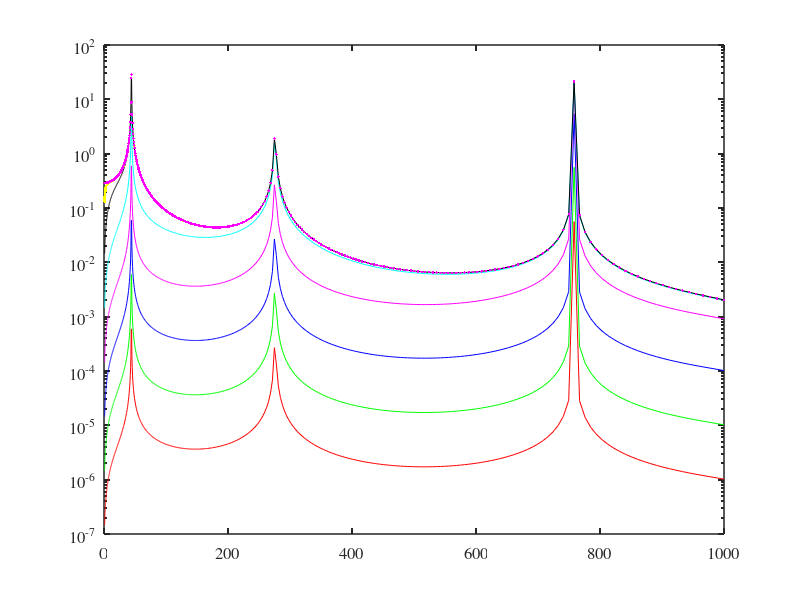

MATLAB code for this plot:
clc;clear;
% frlist = logspace(0,2,400);
frlist = logspace(0,3,600);
wlist  = 2*pi*frlist;
xib  = 0.1e-3;

% results0 = load('bm_ext_base_laml_0p5_Rl_1e0', 'Vplist'); 
% Vplist0 = results0.Vplist;
% results1 = load('bm_ext_base_laml_0p5_Rl_1e1', 'Vplist'); 
% Vplist1 = results1.Vplist;
% results2 = load('bm_ext_base_laml_0p5_Rl_1e2', 'Vplist'); 
% Vplist2 = results2.Vplist;
% results3 = load('bm_ext_base_laml_0p5_Rl_1e3', 'Vplist'); 
% Vplist3 = results3.Vplist;
% results4 = load('bm_ext_base_laml_0p5_Rl_1e4', 'Vplist'); 
% Vplist4 = results4.Vplist;
% results5 = load('bm_ext_base_laml_0p5_Rl_1e5', 'Vplist'); 
% Vplist5 = results5.Vplist;

results0 = load('bm_ext_base_laml_0p1_Rl_1e0', 'Vplist'); 
Vplist0 = results0.Vplist;
results1 = load('bm_ext_base_laml_0p1_Rl_1e1', 'Vplist'); 
Vplist1 = results1.Vplist;
results2 = load('bm_ext_base_laml_0p1_Rl_1e2', 'Vplist'); 
Vplist2 = results2.Vplist;
results3 = load('bm_ext_base_laml_0p1_Rl_1e3', 'Vplist'); 
Vplist3 = results3.Vplist;
results4 = load('bm_ext_base_laml_0p1_Rl_1e4', 'Vplist'); 
Vplist4 = results4.Vplist;
results5 = load('bm_ext_base_laml_0p1_Rl_1e5', 'Vplist'); 
Vplist5 = results5.Vplist;
results6 = load('bm_ext_base_laml_0p1_Rl_1e6', 'Vplist'); 
Vplist6 = results6.Vplist;
results7 = load('bm_ext_base_laml_0p1_Rl_1e7', 'Vplist'); 
Vplist7 = results7.Vplist;

figure(1)
% semilogy(frlist, abs(Vplist0)./wlist./wlist/xib, 'r'); hold on
% semilogy(frlist, abs(Vplist1)./wlist./wlist/xib, 'g'); 
% semilogy(frlist, abs(Vplist2)./wlist./wlist/xib, 'b'); 
% semilogy(frlist, abs(Vplist3)./wlist./wlist/xib, 'm'); 
% semilogy(frlist, abs(Vplist4)./wlist./wlist/xib, 'c'); 
% semilogy(frlist, abs(Vplist5)./wlist./wlist/xib, 'k'); 

semilogy(frlist, abs(Vplist0)./wlist./wlist/xib, 'r'); hold on
semilogy(frlist, abs(Vplist1)./wlist./wlist/xib, 'g'); 
semilogy(frlist, abs(Vplist2)./wlist./wlist/xib, 'b'); 
semilogy(frlist, abs(Vplist3)./wlist./wlist/xib, 'm'); 
semilogy(frlist, abs(Vplist4)./wlist./wlist/xib, 'c'); 
semilogy(frlist, abs(Vplist5)./wlist./wlist/xib, 'k'); 
semilogy(frlist, abs(Vplist6)./wlist./wlist/xib, 'y.'); 
semilogy(frlist, abs(Vplist7)./wlist./wlist/xib, 'm.'); 
% grid on
set(gca, 'linewidth', 1.1, 'fontsize', 12, 'fontname', 'times')
set(gcf, 'color', 'w')






% figure(2)
% plot(frlist, angle(Vplist0)/pi*180, 'r'); hold on
% plot(frlist, angle(Vplist1)/pi*180, 'g'); 
% plot(frlist, angle(Vplist2)/pi*180, 'b'); 
% plot(frlist, angle(Vplist3)/pi*180, 'm'); 
% plot(frlist, angle(Vplist4)/pi*180, 'c'); 
% plot(frlist, angle(Vplist5)/pi*180, 'k'); 
% ylim([-180,180]);
% yTickLocations = linspace(-180, 180, 5);
% set(gca,'YTick', yTickLocations);
% grid on
